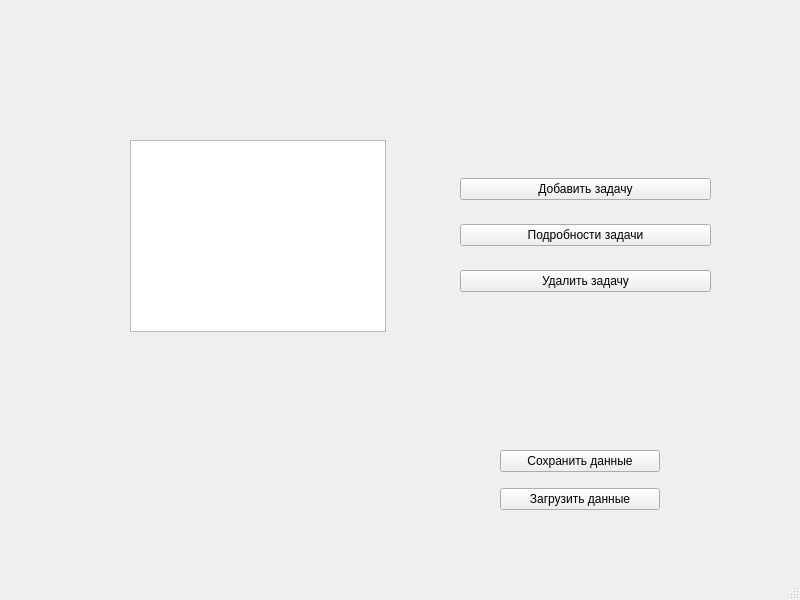
<?xml version="1.0" encoding="UTF-8"?>
<ui version="4.0">
 <class>MainWindow</class>
 <widget class="QMainWindow" name="MainWindow">
  <property name="geometry">
   <rect>
    <x>0</x>
    <y>0</y>
    <width>800</width>
    <height>600</height>
   </rect>
  </property>
  <property name="windowTitle">
   <string>MainWindow</string>
  </property>
  <widget class="QWidget" name="centralwidget">
   <widget class="QListWidget" name="tasklistWidget">
    <property name="geometry">
     <rect>
      <x>130</x>
      <y>140</y>
      <width>256</width>
      <height>192</height>
     </rect>
    </property>
   </widget>
   <widget class="QWidget" name="verticalLayoutWidget">
    <property name="geometry">
     <rect>
      <x>460</x>
      <y>160</y>
      <width>251</width>
      <height>151</height>
     </rect>
    </property>
    <layout class="QVBoxLayout" name="verticalLayout">
     <item>
      <widget class="QPushButton" name="addTaskButton">
       <property name="text">
        <string>Добавить задачу</string>
       </property>
      </widget>
     </item>
     <item>
      <widget class="QPushButton" name="detailsTaskButton">
       <property name="text">
        <string>Подробности задачи</string>
       </property>
      </widget>
     </item>
     <item>
      <widget class="QPushButton" name="deleteTaskButton">
       <property name="text">
        <string>Удалить задачу</string>
       </property>
      </widget>
     </item>
    </layout>
   </widget>
   <widget class="QWidget" name="verticalLayoutWidget_2">
    <property name="geometry">
     <rect>
      <x>500</x>
      <y>440</y>
      <width>160</width>
      <height>80</height>
     </rect>
    </property>
    <layout class="QVBoxLayout" name="verticalLayout_2">
     <item>
      <widget class="QPushButton" name="saveTasksButton">
       <property name="text">
        <string>Сохранить данные</string>
       </property>
      </widget>
     </item>
     <item>
      <widget class="QPushButton" name="loadTasksButton">
       <property name="text">
        <string>Загрузить данные</string>
       </property>
      </widget>
     </item>
    </layout>
   </widget>
  </widget>
  <widget class="QMenuBar" name="menubar">
   <property name="geometry">
    <rect>
     <x>0</x>
     <y>0</y>
     <width>800</width>
     <height>22</height>
    </rect>
   </property>
  </widget>
  <widget class="QStatusBar" name="statusbar"/>
 </widget>
 <resources/>
 <connections/>
</ui>
